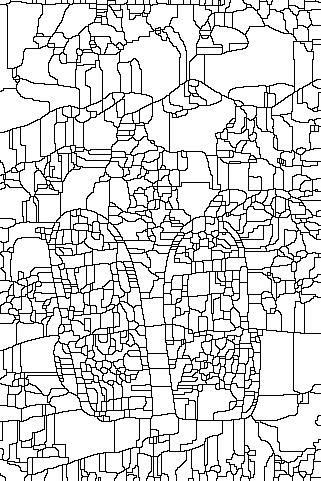
%> input picture Code/gco-v3.0/matlab/1.bmp, 321 x 481 px
$ octave --eval "result = img2region(imread('../1.bmp'));"   (GNU Octave 9; MATLAB toolbox functions it lacks are replaced by stand-ins)
%> lines starting %> are read from the running program, lines starting %| are printed output that depends on the picture
% clear all;close all;clc;f
% path = 'E:\Multiple Segmentation Experiment\Data\VOC2012\1\2007_000032_result\sc\image\';
% Files = dir(strcat(path,'*.png'));
% LengthFiles = length(Files);
function feature =img2region(img)
    for m = 1 :1%LengthFiles
        %Img = imread(strcat(path,Files(m).name));
        Img=bwlabel(img,4);
        STATS = regionprops(Img,'Area','Eccentricity','EquivDiameter');
        areas = STATS.Area;  %计算出在图像各个区域中像素总个数
        eccentricity =STATS.Eccentricity; %与区域具有相同标准二阶中心矩的椭圆的离心率
        diameter = STATS.EquivDiameter ;%等价直径：与区域具有相同面积的圆的直径
        feature=cell2mat(struct2cell(STATS)'); %特征向量
        [x,y]=size(feature);
        [max_a,~]=max(feature,[],1);
        [min_a,~]=min(feature,[],1);
        for i=1:y
           ma(i)=max_a(i);    %每一维最大的数
           mi(i)=min_a(i);    %每一维最小的数
           for j=1:x
                feature(j,i)=(feature(j,i)-mi(i))/(ma(i)-mi(i));  %随机初始化，不过还是在每一维[min max]中初始化好些
           end
        end
        %[init_lable,ctrs] = kmeans(feature,4);
    end
%> this loop made 1 pass
%> (areas, eccentricity, diameter, x, y, max_a, min_a) on pass 1: (35, 0.922, 6.68, 962, 3, [4088 0.997 72.15], [1 0 1.13])
%> pass 1, in img2region, `Img=bwlabel(img,4);`:
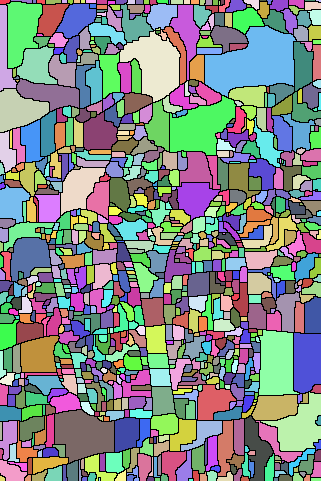
%> Img: size 481x321 double; 963 distinct labels, from 0 to 962; one colour per label, 0 black
%> after the loop, feature = 962 rows, first 12: [0.00832 0.925 0.0781; 0.175 0.996 0.409; 0.333 0.667 0.571; 0.106 0.933 0.316; 0.0093 0.936 0.0833; 0.00514 0.859 0.0586; 0.00489 0.592 0.0569; 0.187 0.617 0.423; 0.0276 0.82 0.154; 0.0247 0.79 0.145; 0.00612 0.942 0.0651; 0.00807 0.969 0.0768]; ma = [4088 0.997 72.15]; mi = [1 0 1.13]
%> `result = img2region(imread('../1.bmp'));`: result has the same summary as feature in img2region
%     %求区域的相邻区域
%     varargin=bwlabel(Img,4);
%     varargout = imRAG(varargin,Img);
end
